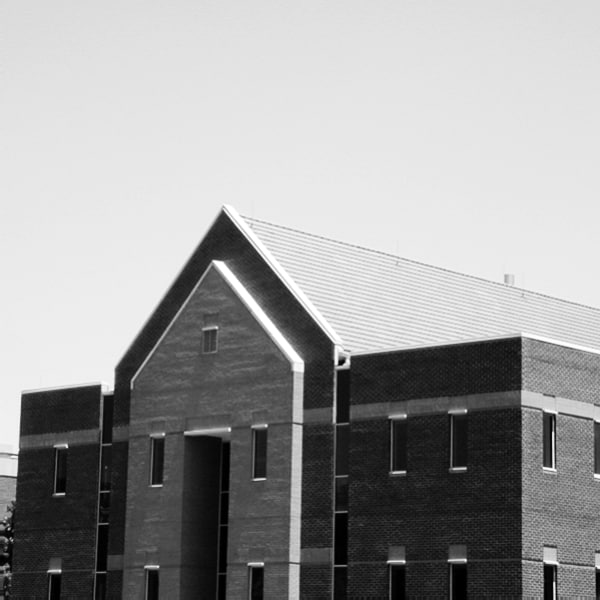
#> input picture Assignment_31/input/house.jpg, 600 x 600 px, found by its file name
$ python side_edge_detection.py
#> lines starting #> are read from the running program, lines starting #| are printed output that depends on the picture
import cv2
import numpy as np

image = cv2.imread("Assignment_31/input/house.jpg", cv2.IMREAD_GRAYSCALE)
#> image is the input picture: shape (600, 600); min 0, max 255, mean 155.9


def edge_detector(image, filter):
    row, column = image.shape
#> row = 600; column = 600
    result = np.zeros(image.shape, dtype=np.uint8)

    for i in range(1, row - 1):
        for j in range(1, column - 1):
            small_selection = image[i-1:i+2, j-1:j+2]
            result[i, j] = np.abs(np.sum(filter * small_selection))
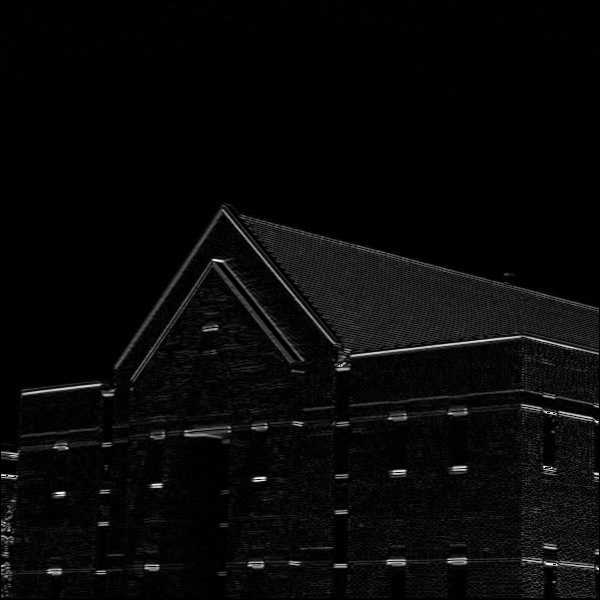
#> result: shape (600, 600); min 0, max 254, mean 8.2

    return result


horizontal_filter = np.array([[-.5, -.5, -.5],
                              [0, 0, 0],
                              [.5, .5, .5]])

vertical_filter = np .array([[.5, 0, -.5],
                             [.5, 0, -.5],
                             [.5, 0, -.5]])

result = edge_detector(image, horizontal_filter)
cv2.imshow("", result)
cv2.waitKey(0)

result = edge_detector(image, vertical_filter)
#> after the loop in edge_detector (call 2), `for i in range(1, row - 1):`:
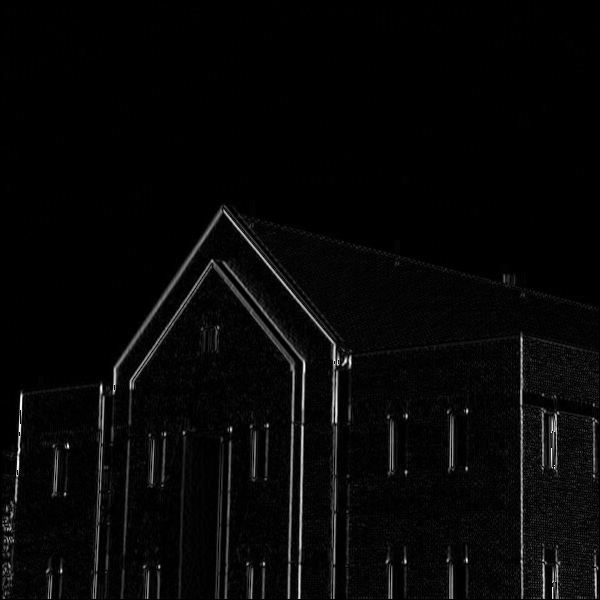
#> result: shape (600, 600); min 0, max 255, mean 6.8
cv2.imshow("", result)
cv2.waitKey(0)
